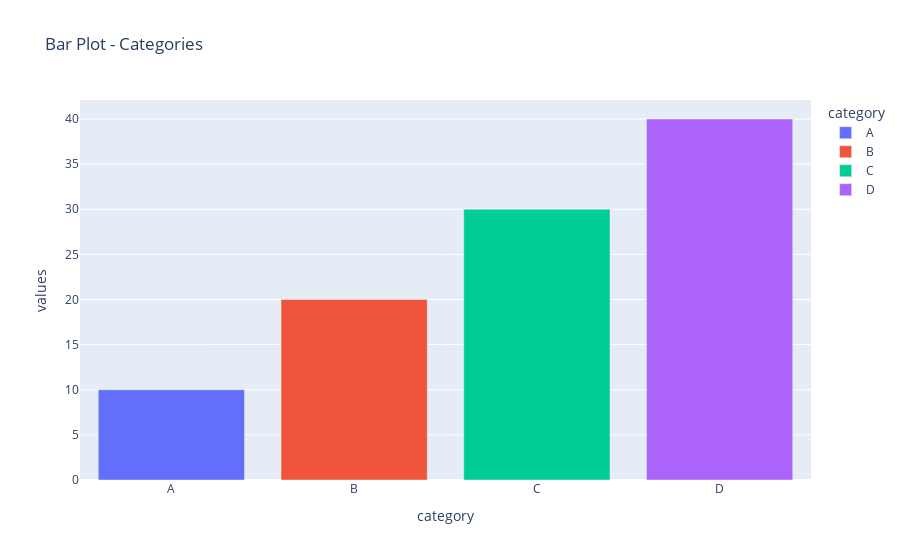

The notebook cell saved with this chart:
### Markdown cell above
### 3.3. BAR CHART

### Code cell
import pandas as pd
import plotly.express as px

CATEGORY = ['A', 'B', 'C', 'D']
VALUES = [10, 20, 30, 40]
CATEGORY_COLUMN = 'category'
VALUES_COLUMN = 'values'
DATA = dict(category=CATEGORY, values=VALUES)

XLABEL = CATEGORY_COLUMN
YLABEL = VALUES_COLUMN
COLOR_PALETTE = CATEGORY_COLUMN
TITLE = 'Bar Plot - Categories'

df = pd.DataFrame(data=DATA)

px.bar(data_frame=df, x=XLABEL, y=YLABEL, color=COLOR_PALETTE, title=TITLE)

### Figure 1 — Plotly figure (JSON) as saved in the notebook; plotly's stock layout.template omitted (floating-point values rounded to 4 significant figures)
{"data": [{"hovertemplate": "category=%{x}<br>values=%{y}<extra></extra>", "legendgroup": "A", "marker": {"color": "#636efa", "pattern": {"shape": ""}}, "name": "A", "orientation": "v", "showlegend": true, "textposition": "auto", "x": ["A"], "xaxis": "x", "y": [10], "yaxis": "y", "type": "bar"}, {"hovertemplate": "category=%{x}<br>values=%{y}<extra></extra>", "legendgroup": "B", "marker": {"color": "#EF553B", "pattern": {"shape": ""}}, "name": "B", "orientation": "v", "showlegend": true, "textposition": "auto", "x": ["B"], "xaxis": "x", "y": [20], "yaxis": "y", "type": "bar"}, {"hovertemplate": "category=%{x}<br>values=%{y}<extra></extra>", "legendgroup": "C", "marker": {"color": "#00cc96", "pattern": {"shape": ""}}, "name": "C", "orientation": "v", "showlegend": true, "textposition": "auto", "x": ["C"], "xaxis": "x", "y": [30], "yaxis": "y", "type": "bar"}, {"hovertemplate": "category=%{x}<br>values=%{y}<extra></extra>", "legendgroup": "D", "marker": {"color": "#ab63fa", "pattern": {"shape": ""}}, "name": "D", "orientation": "v", "showlegend": true, "textposition": "auto", "x": ["D"], "xaxis": "x", "y": [40], "yaxis": "y", "type": "bar"}], "layout": {"xaxis": {"anchor": "y", "domain": [0.0, 1.0], "title": {"text": "category"}, "categoryorder": "array", "categoryarray": ["A", "B", "C", "D"]}, "yaxis": {"anchor": "x", "domain": [0.0, 1.0], "title": {"text": "values"}}, "legend": {"title": {"text": "category"}, "tracegroupgap": 0}, "title": {"text": "Bar Plot - Categories"}, "barmode": "relative"}}
